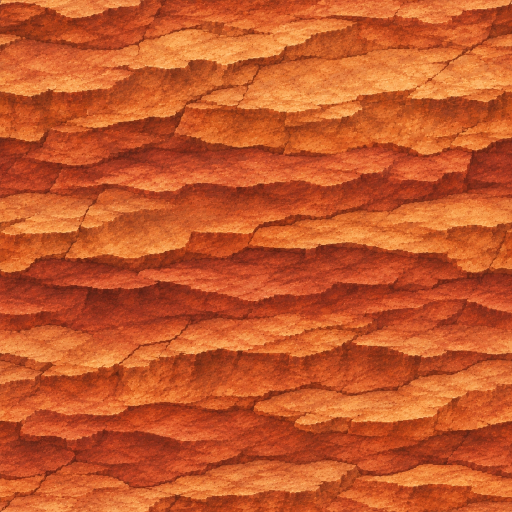
#> input picture assets/source_inputs/media_1795022926046_7eba23fa.jpg, 1024 x 1024 px (shown at 1/2 size)
$ python build_chatgpt_sandstone.py
#> lines starting #> are read from the running program, lines starting #| are printed output that depends on the picture
"""Process ChatGPT-generated sandstone rock albedo + aligned height maps into
seamless 1024x1024 PBR maps (albedo, normal, ORM) for 3D canyon boulders.
"""

from pathlib import Path

import cv2
import numpy as np
from PIL import Image
import os

PROJECT_ROOT = os.path.abspath(os.path.join(os.path.dirname(os.path.abspath(__file__)), "..", ".."))

SIZE = 1024
TILE_METRES = 1.6  # 1 repeat = 1.6m across boulder height/width (640 texels/m)
PER_METRE = SIZE / TILE_METRES

ROOT = Path(__file__).resolve().parents[2]
TEX_DIR = ROOT / "assets" / "textures" / "canyon_pbr"
CAP_DIR = ROOT / "render_captures" / "chatgpt_boulder_test"

SRC_ALBEDO = Path(
    os.path.join(PROJECT_ROOT, "assets/source_inputs", r"media_1795022926046_7eba23fa.jpg")
)
SRC_HEIGHT = Path(
    os.path.join(PROJECT_ROOT, "assets/source_inputs", r"media_1795022967542_3a10c6a3.jpg")
)


def make_seamless_pair(alb: np.ndarray, hgt: np.ndarray, pad: int = 36) -> tuple[np.ndarray, np.ndarray]:
    """Makes albedo + aligned height seamlessly tileable along both axes with identical narrow cosine wraps."""
    def wrap_axis_0(a: np.ndarray, b: np.ndarray, margin: int):
        crop_h = SIZE - margin
        w_t = (0.5 - 0.5 * np.cos(np.pi * np.linspace(0.0, 1.0, margin, dtype=np.float32)))[:, None, None]

        a_top = a[:margin, :, :]
        a_bot = a[crop_h:, :, :]
        a_seam = a_bot * (1.0 - w_t) + a_top * w_t
        a_res = np.vstack([a_seam, a[margin:crop_h, :, :]])
        a_res = cv2.resize(a_res, (SIZE, SIZE), interpolation=cv2.INTER_LANCZOS4)

        b_top = b[:margin, :]
        b_bot = b[crop_h:, :]
        b_seam = b_bot * (1.0 - w_t[:, :, 0]) + b_top * w_t[:, :, 0]
        b_res = np.vstack([b_seam, b[margin:crop_h, :]])
        b_res = cv2.resize(b_res, (SIZE, SIZE), interpolation=cv2.INTER_LANCZOS4)
        return a_res, b_res

    a1, h1 = wrap_axis_0(alb, hgt, pad)
    a2_t, h2_t = wrap_axis_0(np.transpose(a1, (1, 0, 2)), h1.T, pad)
    return np.transpose(a2_t, (1, 0, 2)), h2_t.T


def wrap_stats(name: str, arr: np.ndarray) -> None:
    f = arr.astype(np.float32)
    if f.ndim == 2:
        f = f[..., None]
    xa = float(np.abs(f[:, 1:, :] - f[:, :-1, :]).mean())
    xw = float(np.abs(f[:, -1, :] - f[:, 0, :]).mean())
    za = float(np.abs(f[1:, :, :] - f[:-1, :, :]).mean())
    zw = float(np.abs(f[-1, :, :] - f[0, :, :]).mean())
    print(f"{name} | X adj={xa:.3f} wrap={xw:.3f} ({xw / xa:.2f}x) | Y adj={za:.3f} wrap={zw:.3f} ({zw / za:.2f}x)")


def main() -> None:
    TEX_DIR.mkdir(parents=True, exist_ok=True)
    CAP_DIR.mkdir(parents=True, exist_ok=True)

    alb_raw = np.asarray(Image.open(SRC_ALBEDO).convert("RGB").resize((SIZE, SIZE), Image.Resampling.LANCZOS)).astype(np.float32)
    hgt_raw = np.asarray(Image.open(SRC_HEIGHT).convert("L").resize((SIZE, SIZE), Image.Resampling.LANCZOS)).astype(np.float32)
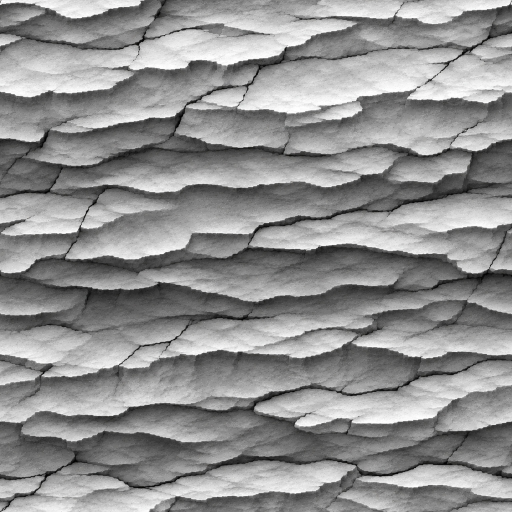
#> input picture assets/source_inputs/media_1795022967542_3a10c6a3.jpg, 1024 x 1024 px (shown at 1/2 size)

    wrap_stats("Raw Sandstone Albedo", alb_raw)
#> in wrap_stats, `xa = float(np.abs(f[:, 1:, :] - f[:, :-1, :]).mean())`: xa = 5.27
#> in wrap_stats, `xw = float(np.abs(f[:, -1, :] - f[:, 0, :]).mean())`: xw = 10.11
#> in wrap_stats, `za = float(np.abs(f[1:, :, :] - f[:-1, :, :]).mean())`: za = 7.25
#> in wrap_stats, `zw = float(np.abs(f[-1, :, :] - f[0, :, :]).mean())`: zw = 16.4
#| Raw Sandstone Albedo | X adj=5.275 wrap=10.113 (1.92x) | Y adj=7.247 wrap=16.395 (2.26x)
    alb_s, hgt_s = make_seamless_pair(alb_raw, hgt_raw, pad=36)
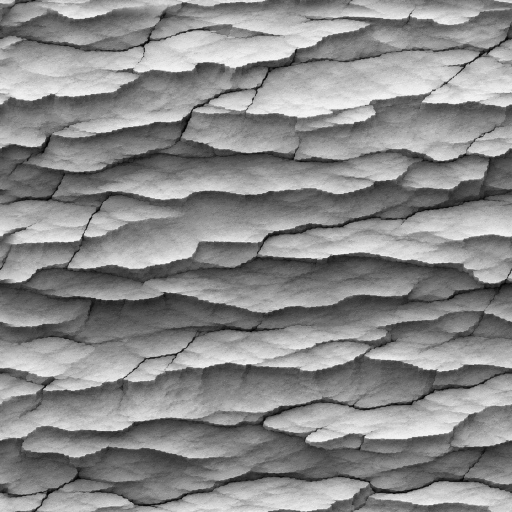
#> hgt_s: shape (1024, 1024) float32 (shown at 1/2 size); min -4.07, max 266.8, mean 143.5; drawn with min black and max white
    wrap_stats("Seamless Sandstone Albedo", alb_s)
#| Seamless Sandstone Albedo | X adj=5.010 wrap=5.112 (1.02x) | Y adj=6.931 wrap=9.147 (1.32x)
    wrap_stats("Seamless Sandstone Height", hgt_s)
#| Seamless Sandstone Height | X adj=4.400 wrap=4.564 (1.04x) | Y adj=7.630 wrap=8.658 (1.13x)

    alb_u8 = np.clip(np.rint(alb_s), 0.0, 255.0).astype(np.uint8)

    # Save 3x3 tiling verification proof
    tile_3x3 = np.tile(alb_u8, (3, 3, 1))
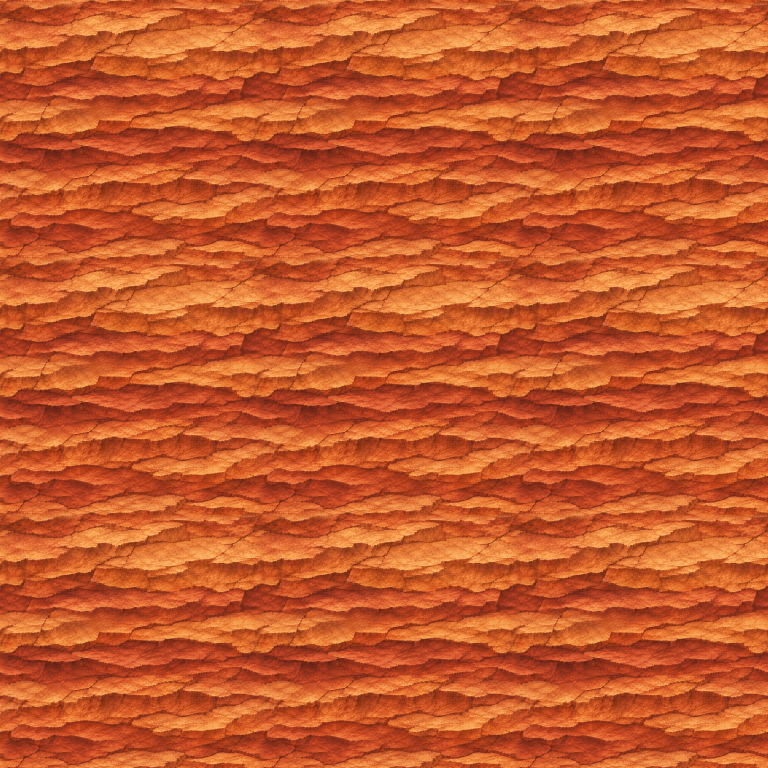
#> tile_3x3: shape (3072, 3072, 3) (shown at 1/4 size); mean R, G, B 197, 88.7, 42.6
    Image.fromarray(tile_3x3).resize((1536, 1536), Image.Resampling.LANCZOS).save(CAP_DIR / "tile_chatgpt_sandstone_3x3.png")

    # Derive normal map combining macro stepped strata height + fine surface sandstone grit
    p2, p98 = np.percentile(hgt_s, [2.0, 98.0])
#> p2 = 45.16; p98 = 240.4
    h_norm = np.clip((hgt_s - p2) / max(p98 - p2, 1.0), 0.0, 1.0)

    lum = (0.299 * alb_s[:, :, 0] + 0.587 * alb_s[:, :, 1] + 0.114 * alb_s[:, :, 2]) / 255.0
    lum_pad = cv2.copyMakeBorder(lum.astype(np.float32), 16, 16, 16, 16, cv2.BORDER_WRAP)
    micro_lum = lum - cv2.GaussianBlur(lum_pad, (15, 15), 4.0)[16:-16, 16:-16]

    total_height_m = h_norm * 0.030 + micro_lum * 0.008
    dx = (np.roll(total_height_m, -1, axis=1) - np.roll(total_height_m, 1, axis=1)) * (PER_METRE * 0.5)
    dz = (np.roll(total_height_m, -1, axis=0) - np.roll(total_height_m, 1, axis=0)) * (PER_METRE * 0.5)
    nrm = np.stack((-dx, dz, np.ones_like(dx)), axis=-1)
    nrm /= np.linalg.norm(nrm, axis=-1, keepdims=True)
    nrm_u8 = np.clip(np.rint((nrm * 0.5 + 0.5) * 255.0), 0.0, 255.0).astype(np.uint8)

    # ORM: R=Cavity AO (deep cracks/undercuts dark), G=Roughness, B=Edge chip highlight
    t_cav = np.clip((h_norm - 0.12) / 0.45, 0.0, 1.0)
    t_cav = t_cav * t_cav * (3.0 - 2.0 * t_cav)
    cavity_ao = np.clip(0.28 + 0.72 * t_cav + micro_lum * 0.30, 0.22, 1.0)
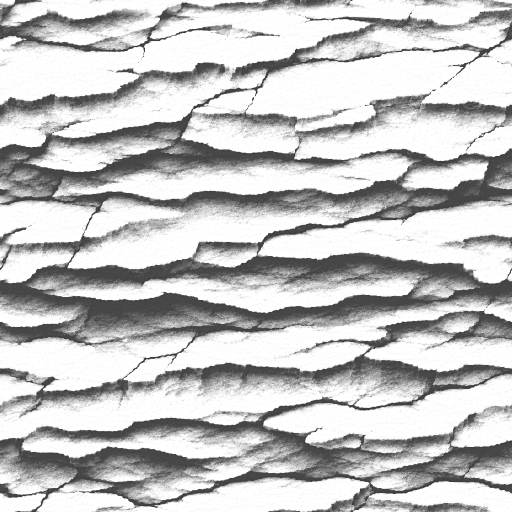
#> cavity_ao: shape (1024, 1024) float32 (shown at 1/2 size); min 0.22, max 1, mean 0.764
    roughness = np.clip(0.94 - 0.24 * t_cav, 0.65, 0.96)
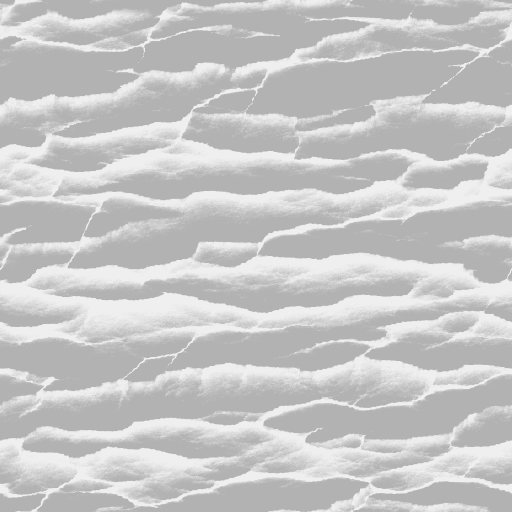
#> roughness: shape (1024, 1024) float32 (shown at 1/2 size); min 0.7, max 0.94, mean 0.778
    rim_mask = np.clip(1.0 - np.abs(h_norm - 0.52) / 0.25, 0.0, 1.0) * 0.75
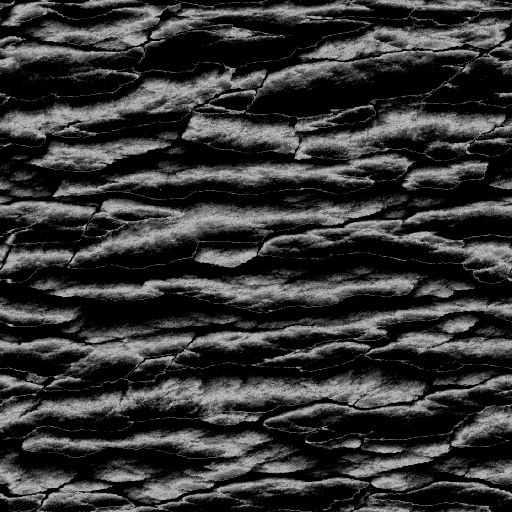
#> rim_mask: shape (1024, 1024) float32 (shown at 1/2 size); min 0, max 0.75, mean 0.21
    orm_u8 = np.clip(np.rint(np.dstack((cavity_ao, roughness, rim_mask)) * 255.0), 0.0, 255.0).astype(np.uint8)
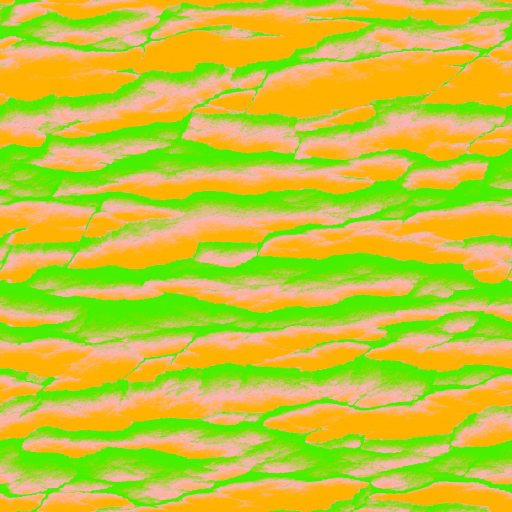
#> orm_u8: shape (1024, 1024, 3) (shown at 1/2 size); mean of channels 0, 1, 2 194.8, 198.1, 53.5; drawn as R, G, B

    Image.fromarray(alb_u8).save(TEX_DIR / "chatgpt_sandstone_albedo.png")
    Image.fromarray(nrm_u8).save(TEX_DIR / "chatgpt_sandstone_normal.png")
    Image.fromarray(orm_u8).save(TEX_DIR / "chatgpt_sandstone_orm.png")
    print(f"Saved chatgpt_sandstone_* (1024x1024) to {TEX_DIR}")


if __name__ == "__main__":
    main()
